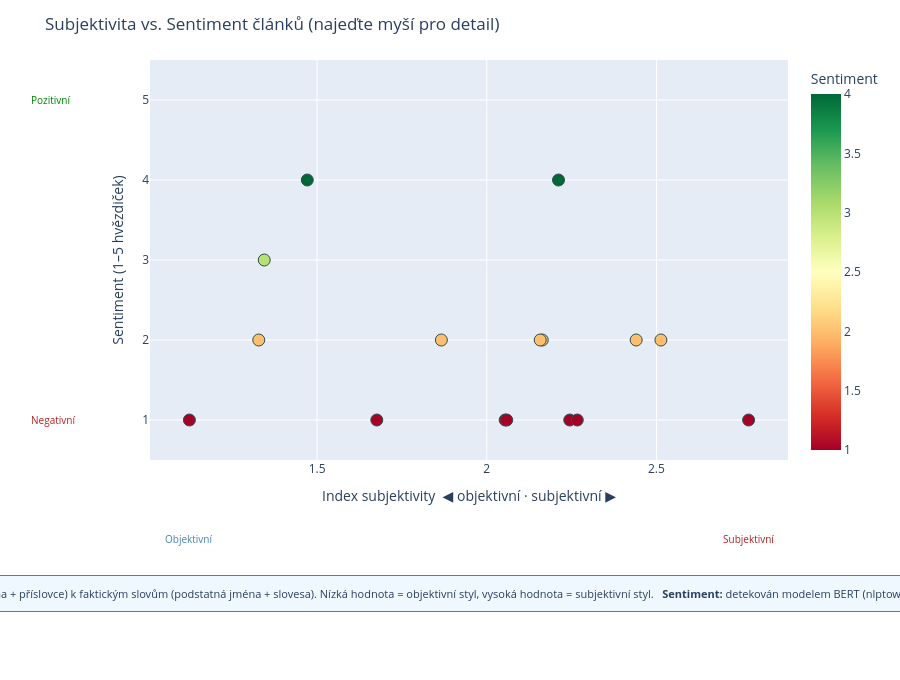

The notebook cell this image was saved under:
### Markdown cell above
### 5. Dashboarding — Interaktivní vizualizace (Plotly)

Scatter plot **Subjektivita vs. Sentiment** — každý bod je jeden článek. Najeďte myší pro zobrazení titulku a klíčových slov.

### Code cell
import plotly.express as px
import pandas as pd

if 'articles_df' in locals() and 'subjectivity_index' in articles_df.columns and 'sentiment_label' in articles_df.columns:

    def label_to_numeric(label):
        try:
            return int(str(label).split()[0])
        except (ValueError, IndexError):
            return None

    plot_df = articles_df.copy()
    plot_df['sentiment_numeric'] = plot_df['sentiment_label'].apply(label_to_numeric)

    subjectivity_col = 'refined_bias_corpus_score' if 'refined_bias_corpus_score' in plot_df.columns else \
                       'refined_bias_score'         if 'refined_bias_score'         in plot_df.columns else \
                       'subjectivity_index'

    plot_df['hover_keywords'] = plot_df['top_keywords'] if 'top_keywords' in plot_df.columns else ''
    plot_df = plot_df.dropna(subset=[subjectivity_col, 'sentiment_numeric'])

    x_min = plot_df[subjectivity_col].min()
    x_max = plot_df[subjectivity_col].max()

    fig = px.scatter(
        plot_df,
        x=subjectivity_col,
        y='sentiment_numeric',
        hover_name='title',
        hover_data={'hover_keywords': True, subjectivity_col: ':.3f', 'sentiment_numeric': True},
        color='sentiment_numeric',
        color_continuous_scale='RdYlGn',
        labels={
            subjectivity_col: 'Index subjektivity',
            'sentiment_numeric': 'Sentiment (1–5 hvězdiček)',
            'hover_keywords': 'Klíčová slova',
        },
        title='Subjektivita vs. Sentiment článků (najeďte myší pro detail)',
    )

    fig.update_traces(marker=dict(size=12, line=dict(width=1, color='DarkSlateGrey')))

    fig.update_layout(
        xaxis_title='Index subjektivity  ◀ objektivní · subjektivní ▶',
        yaxis_title='Sentiment (1–5 hvězdiček)',
        yaxis=dict(tickmode='linear', tick0=1, dtick=1, range=[0.5, 5.5]),
        coloraxis_colorbar=dict(title='Sentiment'),
        hovermode='closest',
        height=680,
        margin=dict(t=60, b=220, l=150, r=80),
        annotations=[
            # X-axis endpoint labels
            dict(text='Objektivní', xref='x', yref='paper',
                 x=x_min, y=-0.22, showarrow=False,
                 font=dict(size=10, color='steelblue'), align='center'),
            dict(text='Subjektivní', xref='x', yref='paper',
                 x=x_max, y=-0.22, showarrow=False,
                 font=dict(size=10, color='firebrick'), align='center'),
            # Y-axis endpoint labels
            dict(text='Negativní', xref='paper', yref='y',
                 x=-0.19, y=1, showarrow=False,
                 font=dict(size=10, color='firebrick'), align='right'),
            dict(text='Pozitivní', xref='paper', yref='y',
                 x=-0.19, y=5, showarrow=False,
                 font=dict(size=10, color='green'), align='right'),
            # Explanation box — below the chart
            dict(
                text=(
                    "<b>Index subjektivity:</b> poměr popisných slov (přídavná jména + příslovce) "
                    "k faktickým slovům (podstatná jména + slovesa). "
                    "Nízká hodnota = objektivní styl, vysoká hodnota = subjektivní styl.   "
                    "<b>Sentiment:</b> detekován modelem BERT (nlptown) na škále 1–5 hvězdiček "
                    "(1 = velmi negativní, 5 = velmi pozitivní)."
                ),
                xref='paper', yref='paper',
                x=0.5, y=-0.38,
                showarrow=False,
                align='center',
                bgcolor='rgba(240,248,255,0.95)',
                bordercolor='steelblue',
                borderwidth=1,
                borderpad=10,
                font=dict(size=11),
            ),
        ],
    )

    fig.show()
else:
    print("Chybí potřebné sloupce (subjectivity_index, sentiment_label). Spusťte nejprve buňky 28 a 30.")

### Figure 1 — Plotly figure (JSON) as saved in the notebook; plotly's stock layout.template omitted (floating-point values rounded to 4 significant figures)
{"data": [{"customdata": [["fotbalové, vás, zejména, soutěžích, původních"], ["čt, moravec, projekt, václav, spolupracovat"], ["mělo, pavla, reakci, česko, zahraničí"], ["moře, vody, velryba, pondělí, thila"], ["let, děti, stanovištích, milic, íránských"], ["jeho, sídlo, cnn, stanice, pondělí"], ["neziskovky, tom, státem, nepíše, členové"], ["odpovědi, ruské, agrese, jaká, nedělají"], ["proti, vakcíny, vakcína, buňky, roce"], ["mohl, pákistánské, jednání, zahraničí, konfliktu"], ["trenčíně, rusku, rozdílnému, roky, tradiční"], ["války, role, slibem, ráno, svého"], ["stůl, tomáš, sobě, starodávné, denisa"], ["poradenství, právní, mít, azylových, advokátní"], ["společnost, robert, česká, fico, slovensko"], ["respektive, divokým, tisíc, různých, soudu"]], "hovertemplate": "<b>%{hovertext}</b><br><br>Index subjektivity=%{x:.3f}<br>Sentiment (1–5 hvězdiček)=%{marker.color}<br>Klíčová slova=%{customdata[0]}<extra></extra>", "hovertext": ["Jak se podvádí ve fotbale a proč Maďaři mlčí", "Václav Moravec naznačil svoje plány. Inspiraci hledá u slovenského kolegy", "Pavel žádá omezení vztahů s Szijjártem. Jeho názor není důležitý, řekl Macinka", "Velryba na severu Německa uvázla potřetí", "V íránských milicích slouží i děti", "Hodně zlata, letadlo a jeho jméno na vrcholu. Trump ukázal návrh své knihovny", "Komentář: Vláda prý šetří. Ale ne na nedůvěře k neziskovkám", "Glosa: Pocit bezpečí u nás mizí. Babišovi hrozí, že selže jako Beneš", "U vakcín vůbec nejde o minulost. To nejlepší totiž teprve přichází", "Pákistán se snaží o roli vyjednavače mezi Íránem a USA. Hraje o vlastní čest", "Babiše s Ficem vítal protest i hejtman s chlebem. Pak podepsali memorandum", "Válečný prezident Trump se historicky vymyká svým předchůdcům", "Recenze: Není to obvyklé divadlo. Ve starodávné kuchyni herci vaří a vyprávějí", "Za právní pomoc pro cizince zaplatí stát víc. Vnitro přitom mělo na výběr", "Slováci se normalizují v přímém přenosu, je to varování pro Česko, říká expert", "Česko nebude Divokým východem. Další soud se tvrdě postavil k brutálnímu činu"], "legendgroup": "", "marker": {"color": [4, 2, 1, 2, 1, 4, 1, 2, 2, 2, 1, 1, 3, 1, 2, 1], "coloraxis": "coloraxis", "line": {"color": "DarkSlateGrey", "width": 1}, "size": 12, "symbol": "circle"}, "mode": "markers", "name": "", "orientation": "v", "showlegend": false, "type": "scatter", "x": [2.211, 2.164, 1.124, 2.513, 1.676, 1.471, 2.054, 1.328, 1.866, 2.157, 2.244, 2.267, 1.344, 2.772, 2.44, 2.059], "xaxis": "x", "y": [4, 2, 1, 2, 1, 4, 1, 2, 2, 2, 1, 1, 3, 1, 2, 1], "yaxis": "y"}], "layout": {"annotations": [{"align": "center", "font": {"color": "steelblue", "size": 10}, "showarrow": false, "text": "Objektivní", "x": 1.124, "xref": "x", "y": -0.22, "yref": "paper"}, {"align": "center", "font": {"color": "firebrick", "size": 10}, "showarrow": false, "text": "Subjektivní", "x": 2.772, "xref": "x", "y": -0.22, "yref": "paper"}, {"align": "right", "font": {"color": "firebrick", "size": 10}, "showarrow": false, "text": "Negativní", "x": -0.19, "xref": "paper", "y": 1, "yref": "y"}, {"align": "right", "font": {"color": "green", "size": 10}, "showarrow": false, "text": "Pozitivní", "x": -0.19, "xref": "paper", "y": 5, "yref": "y"}, {"align": "center", "bgcolor": "rgba(240,248,255,0.95)", "bordercolor": "steelblue", "borderpad": 10, "borderwidth": 1, "font": {"size": 11}, "showarrow": false, "text": "<b>Index subjektivity:</b> poměr popisných slov (přídavná jména + příslovce) k faktickým slovům (podstatná jména + slovesa). Nízká hodnota = objektivní styl, vysoká hodnota = subjektivní styl.   <b>Sentiment:</b> detekován modelem BERT (nlptown) na škále 1–5 hvězdiček (1 = velmi negativní, 5 = velmi pozitivní).", "x": 0.5, "xref": "paper", "y": -0.38, "yref": "paper"}], "coloraxis": {"colorbar": {"title": {"text": "Sentiment"}}, "colorscale": [[0.0, "rgb(165,0,38)"], [0.1, "rgb(215,48,39)"], [0.2, "rgb(244,109,67)"], [0.3, "rgb(253,174,97)"], [0.4, "rgb(254,224,139)"], [0.5, "rgb(255,255,191)"], [0.6, "rgb(217,239,139)"], [0.7, "rgb(166,217,106)"], [0.8, "rgb(102,189,99)"], [0.9, "rgb(26,152,80)"], [1.0, "rgb(0,104,55)"]]}, "height": 680, "hovermode": "closest", "legend": {"tracegroupgap": 0}, "margin": {"b": 220, "l": 150, "r": 80, "t": 60}, "title": {"text": "Subjektivita vs. Sentiment článků (najeďte myší pro detail)"}, "xaxis": {"anchor": "y", "domain": [0.0, 1.0], "title": {"text": "Index subjektivity  ◀ objektivní · subjektivní ▶"}}, "yaxis": {"anchor": "x", "domain": [0.0, 1.0], "dtick": 1, "range": [0.5, 5.5], "tick0": 1, "tickmode": "linear", "title": {"text": "Sentiment (1–5 hvězdiček)"}}}}
